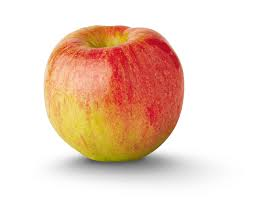
#> input picture my_exercise_files/Week11/apple.jpeg, 253 x 199 px
$ jupyter execute Week11_ex_part1.ipynb
#> lines starting #> are read from the running program, lines starting #| are printed output that depends on the picture; after the words box and inside, x2 and y2 are one past the last pixel; in counts of white or black regions, pixels touching at a corner belong together
## Exercise
### Part 1
1. Take a picture of an apple and put it in the image folder in the notebook environment
2. Find the contour of the apple
3. Draw a yellow circle with the center placed on the center of the apple contour
4. Draw a square that precisely holds the apple
5. Take a picture of three seperate apples.
6. Use contours to programmatically identify the number of apples in the photo

[cell 1]
import cv2
import matplotlib.pyplot as plt

# Læs billedet af æblet
img = cv2.imread('apple.jpeg')
#> img is the input picture: shape (199, 253, 3); mean B, G, R 192.5, 209.3, 237

# Opret separate billeder
img1 = img.copy()
img2 = img.copy()
img3 = img.copy()
img4 = img.copy()


# Konverter billedet til gråtone
gray = cv2.cvtColor(img1, cv2.COLOR_BGR2GRAY)
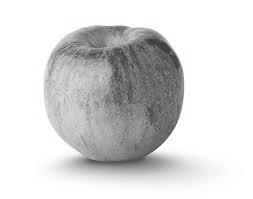
#> gray: shape (199, 253); min 49, max 255, mean 215.7

# Anvend en Gaussisk sløringsfilter for at reducere støj
blur = cv2.GaussianBlur(gray, (7, 7), 0)

# Anvend Canny-kantdetektoren for at finde kanterne i billedet
edges = cv2.Canny(blur, 60, 180)
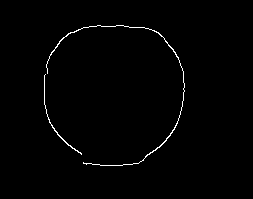
#> edges: shape (199, 253); 1% white in thin lines or dots, all inside (x1, y1, x2, y2) = (44, 25, 185, 166)

# Find konturen af æblet
#contours, hierarchy = cv2.findContours(edges, cv2.RETR_EXTERNAL, cv2.CHAIN_APPROX_SIMPLE)
#contours, hierarchy = cv2.findContours(edges, cv2.RETR_TREE, cv2.CHAIN_APPROX_SIMPLE)
contours, hierarchy = cv2.findContours(edges, cv2.RETR_CCOMP, cv2.CHAIN_APPROX_SIMPLE)
#> contours = 2 contours; box (x1, y1, x2, y2) and area: (46, 25, 185, 166) 68, (44, 74, 82, 155) 28

contour_index = max(range(len(contours)), key=lambda i: cv2.contourArea(contours[i]))
#> contour_index = 1

# Tegn konturen på billedet
cv2.drawContours(img2, contours, -1, (0, 255, 0), 3)
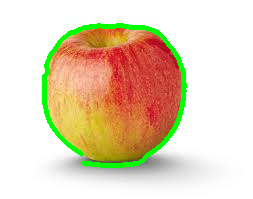
#> img2: shape (199, 253, 3); 4.27% of pixels changed, all inside (x1, y1, x2, y2) = (42, 23, 187, 168)


# Find den mindste omsluttende cirkel omkring konturen
(x, y), radius = cv2.minEnclosingCircle(contours[contour_index])
#> x = 113.6; y = 93.55; radius = 75.89
center = (int(x), int(y))
#> center = (113, 93)

# Tegn cirklen på det tredje billede
cv2.circle(img3, center, int(radius), (0, 255, 255), 2)
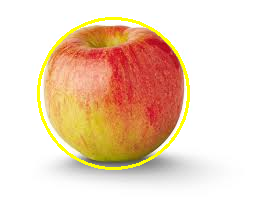
#> img3: shape (199, 253, 3); 2.84% of pixels changed, all inside (x1, y1, x2, y2) = (37, 17, 190, 170)

# Find koordinaterne af det omkransende rektangel
x, y, w, h = cv2.boundingRect(contours[contour_index])
#> x = 46; y = 25; w = 139; h = 141

# Tegn rektanglet på det fjerde billede
cv2.rectangle(img4, (x, y), (x + w, y + h), (0, 255, 0), 2)
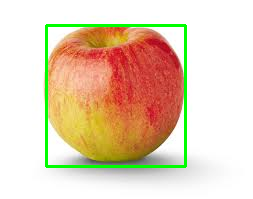
#> img4: shape (199, 253, 3); 3.33% of pixels changed, all inside (x1, y1, x2, y2) = (45, 24, 187, 168)

# Vis de fire billeder
fig, axs = plt.subplots(2, 2, figsize=(10, 10))

axs[0, 0].imshow(cv2.cvtColor(img1, cv2.COLOR_BGR2RGB))
axs[0, 0].set_title("Billede 1: Kun æble")

axs[0, 1].imshow(cv2.cvtColor(img2, cv2.COLOR_BGR2RGB))
axs[0, 1].set_title("Billede 2: Æble og kontur")

axs[1, 0].imshow(cv2.cvtColor(img3, cv2.COLOR_BGR2RGB))
axs[1, 0].set_title("Billede 3: Æble og cirkel")

axs[1, 1].imshow(cv2.cvtColor(img4, cv2.COLOR_BGR2RGB))
axs[1, 1].set_title("Billede 4: Æble og rektangel")

# Skjul akse
for ax in axs.flat:
    ax.axis("off")

plt.show()
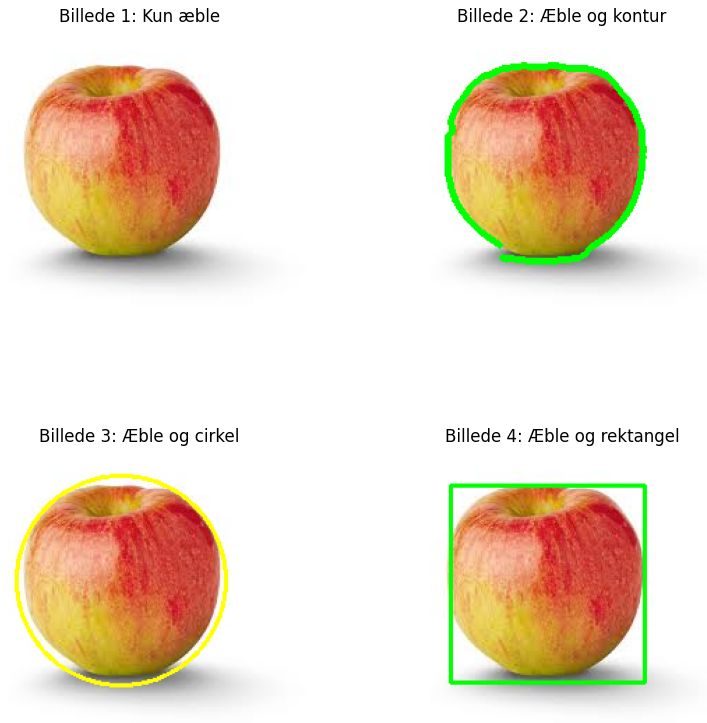
#> figure drawn by matplotlib, 4 panels

[cell 2]
import cv2
import matplotlib.pyplot as plt

def filter_contours(contours, min_area):
    filtered_contours = []

    for contour in contours:
        area = cv2.contourArea(contour)
        if area > min_area:
            filtered_contours.append(contour)

    return filtered_contours

# Læs billedet med tre æbler
img = cv2.imread('3apples.jpeg')
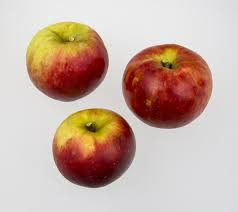
#> input picture my_exercise_files/Week11/3apples.jpeg, 238 x 212 px
#> img is the input picture: shape (212, 238, 3); mean B, G, R 164, 176.4, 200.1

# Konverter billedet til gråtone
gray = cv2.cvtColor(img, cv2.COLOR_BGR2GRAY)
#> gray: shape (212, 238)

# Anvend en Gaussisk sløringsfilter for at reducere støj
blur = cv2.GaussianBlur(gray, (7, 7), 0)
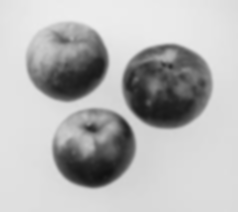
#> blur: shape (212, 238); min 18, max 237, mean 182

# Anvend Canny-kantdetektoren for at finde kanterne i billedet
edges = cv2.Canny(blur, 60, 150)
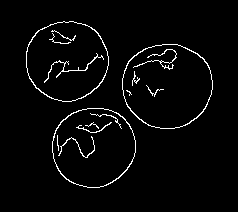
#> edges: shape (212, 238); 3.1% white in thin lines or dots, all inside (x1, y1, x2, y2) = (26, 21, 213, 188)

# Find konturerne
contours, hierarchy = cv2.findContours(edges, cv2.RETR_EXTERNAL, cv2.CHAIN_APPROX_SIMPLE)
#> contours = 3 contours; box (x1, y1, x2, y2) and area: (122, 44, 213, 129) 6009, (52, 108, 136, 188) 5224, (26, 21, 109, 102) 5158

# Filtrer konturerne baseret på et minimumsareal (eksperimentér med værdien for at finde den optimale tærskel for dit billede)
min_area = 1000
filtered_contours = filter_contours(contours, min_area)
#> the loop in filter_contours, `for contour in contours:` made 3 passes
#> area on passes 1 to 3: 5223.5, 6009, 5158.5
#> after the loop in filter_contours, `for contour in contours:`: filtered_contours has the same summary as contours outside filter_contours
#> filtered_contours has the same summary as contours

# Antallet af æbler er lig med antallet af filtrerede konturer
number_of_apples = len(filtered_contours)
#> number_of_apples = 3

print(f"Antal æbler i billedet: {number_of_apples}")
#| Antal æbler i billedet: 3

# Tegn konturerne på billedet
cv2.drawContours(img, filtered_contours, -1, (0, 255, 0), 2)
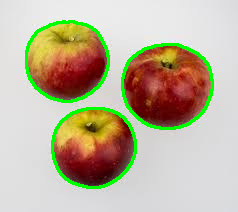
#> img: shape (212, 238, 3); 5.37% of pixels changed, all inside (x1, y1, x2, y2) = (25, 20, 214, 189)

# Vis det modificerede billede
plt.imshow(cv2.cvtColor(img, cv2.COLOR_BGR2RGB))
plt.show()
